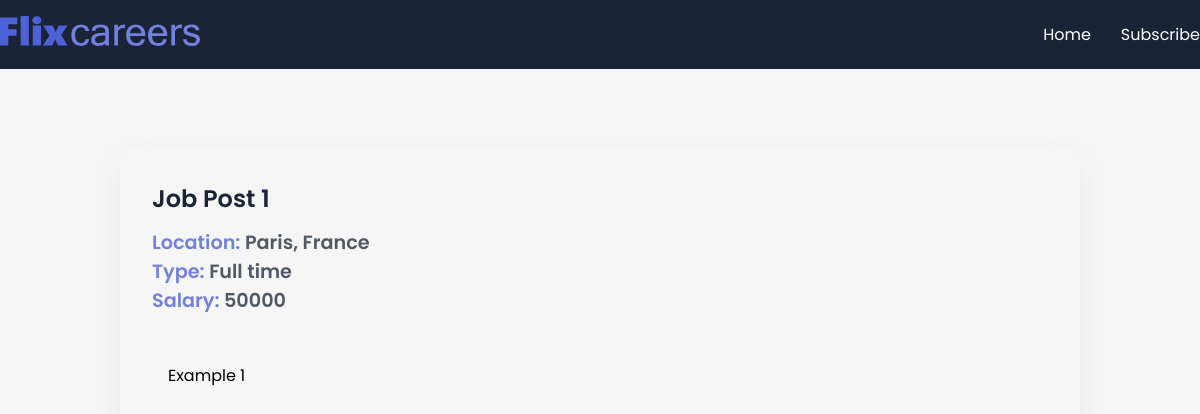
/job/job-post-1, run on the app's committed database.
### app/models.py (models this page shows, shortened)
class JobPost(models.Model):
    JOB_TYPE_CHOICES = [
        ("Full time", "Full time"),
        ("Part time", "Part time")
    ]
    title = models.CharField(max_length=200)
    description = models.TextField()
    date = models.DateTimeField(auto_now_add=True)
    expiry = models.DateField(null=True)
    salary = models.IntegerField()
    slug = models.SlugField(unique=True, max_length=40, null=True)
    location = models.ForeignKey(
        Location, on_delete=models.CASCADE, null=True)
    author = models.ForeignKey(Author, on_delete=models.CASCADE, null=True)
    skills = models.ManyToManyField(Skills)
    types = models.CharField(max_length=200, choices=JOB_TYPE_CHOICES)

class Location(models.Model):
    street = models.CharField(max_length=200)
    city = models.CharField(max_length=200)
    state = models.CharField(max_length=200)
    country = models.CharField(max_length=200)
    zip = models.CharField(max_length=200)

### app/views.py (the view)
# urls.py: path("job/<slug:slug>", views.job_detail, name="job-detail"),
def job_detail(request, slug):
    job = JobPost.objects.get(slug=slug)
    return render(request, "app/job_detail.html", {"job": job})

### app/templates/app/job_detail.html (shortened to what this page needs)
{% extends 'base.html' %}
{% block content %}
  <section>
    <div class="container">
      <div class="view-post">
        <h1 class="jobtitle">{{ job.title }}</h1>
        <p class="location it">Location: <span>{{job.location.city}}, {{job.location.country}}</span></p>
        <p class="status it">Type: <span>{{job.types}}</span></p>
        <p class="budget it">Salary: <span>{{job.salary}}</span></p>
        <div class="desc">
          <p class="details">{{job.description}}</p>
        </div>
      </div>
    </div>
  </section>
{% endblock content %}

### app/static/app/style.css (style rules this page uses)
* { margin: 0; padding: 0; box-sizing: border-box; font-family: "Poppins", sans-serif; }
:root { --blue: #4d62d8; --lblue: #7281e0; --card: #fdfdfd; --shadow: #64646f17 0px 12px 29px 0px; --nav: #1b2436; }
body { background: #f5f6f5; }
.container { max-width: 1200px; margin: auto; }
.view-post { width: 80%; border-radius: 10px; box-shadow: var(--shadow); margin: 5em auto; padding: 2em; }
.desc { max-height: 300px; overflow-y: scroll; margin: 2em 0; padding: 1em; }
.jobtitle { font-size: 1.5rem; color: var(--nav); font-weight: 600; margin-bottom: 0.5em; }
.it { font-size: 1.2rem; font-weight: 600; color: var(--lblue); }
.it span { color: #1b2436c0; }

### data on the page
JobPost: title "Job Post 1", location.city "Paris", location.country "France", types "Full time", salary "50000", description "Example 1"
